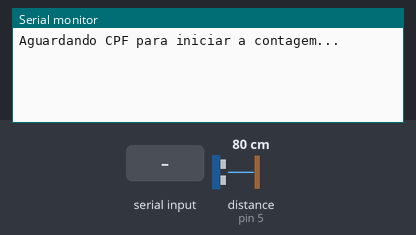
The sketch below on a simulated Arduino Uno, built with avr-gcc and run on an emulated ATmega328P. Parts: the last lines printed to the serial monitor. Inputs (shaded band) come from the test bench; at power-on: distance to the obstacle (sensor on pin 5) 80 cm. The echo pulse lasts 58.3 µs per cm.

Above: at 1.2 s.
1.3 s: "STOP\n" received over Serial
At 2.6 s:
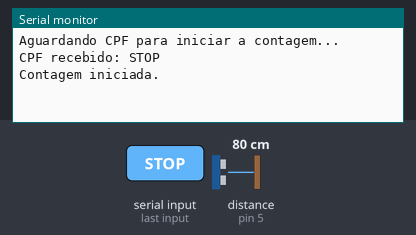
2.9 s: "STOP\n" received over Serial
At 3.5 s:
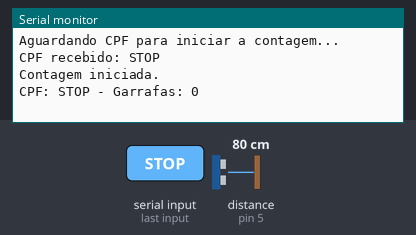
4.5 s: "1\n" received over Serial
At 5.4 s:
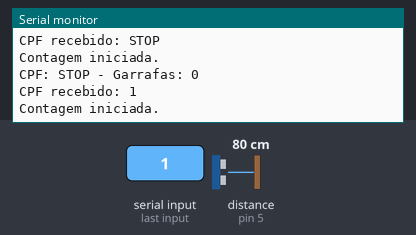

Measured:
- after the input at 1.3 s, the serial monitor: prints a new line after 0.10 s (image 1)
- after the input at 2.9 s, the serial monitor: prints a new line after 0.14 s (image 2)
- after the input at 4.5 s, the serial monitor: prints a new line after 0.14 s (image 3)

The sketch:

ultrassonico.ino
```cpp
#include <Ultrasonic.h>

#define pino_trigger 4
#define pino_echo 5

Ultrasonic ultrasonic(pino_trigger, pino_echo);

String cpf = "";
int contador = 0;
bool contando = false;

void setup() {
  Serial.begin(9600);
  Serial.println("Aguardando CPF para iniciar a contagem...");
}

void loop() {
  if (Serial.available()) {
    String entrada = Serial.readStringUntil('\n');
    entrada.trim();

    if (entrada == "STOP" && contando) {
        contando = false;
        Serial.print("CPF: ");
        Serial.print(cpf);
        Serial.print(" - Garrafas: ");
        Serial.println(contador);
        cpf = "";
        contador = 0;
    } else if (!contando) {

        cpf = entrada;
        contando = true;
        contador = 0;
        Serial.println("CPF recebido: " + cpf);
        Serial.println("Contagem iniciada.");
    }
  }

  if (contando) {
    long microsec = ultrasonic.timing();
    float distancia_cm = ultrasonic.convert(microsec, Ultrasonic::CM);

    if (distancia_cm <= 10.0) {
      contador++;
      delay(600);
    }
  }

  delay(200);
}
```
